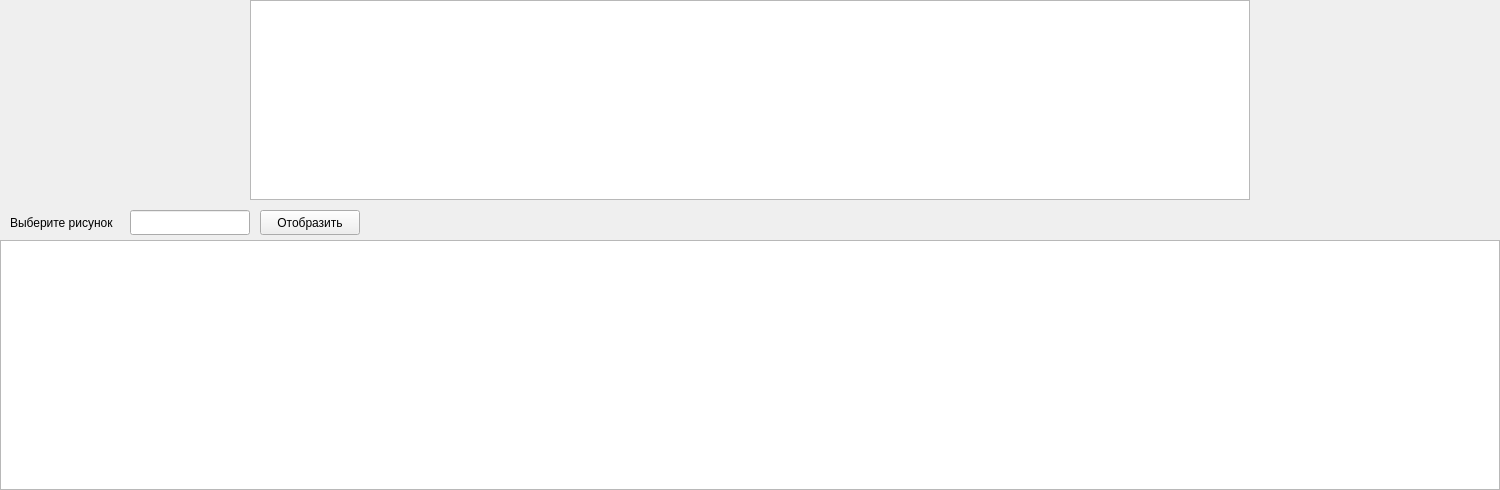
<?xml version="1.0" encoding="UTF-8"?>
<ui version="4.0">
 <class>Form</class>
 <widget class="QWidget" name="Form">
  <property name="geometry">
   <rect>
    <x>0</x>
    <y>0</y>
    <width>1500</width>
    <height>490</height>
   </rect>
  </property>
  <property name="windowTitle">
   <string>Формула Таппера</string>
  </property>
  <widget class="QTableWidget" name="tableWidget">
   <property name="geometry">
    <rect>
     <x>250</x>
     <y>0</y>
     <width>1000</width>
     <height>200</height>
    </rect>
   </property>
  </widget>
  <widget class="QLabel" name="label">
   <property name="geometry">
    <rect>
     <x>10</x>
     <y>210</y>
     <width>111</width>
     <height>25</height>
    </rect>
   </property>
   <property name="text">
    <string>Выберите рисунок</string>
   </property>
  </widget>
  <widget class="QLineEdit" name="lineEdit">
   <property name="geometry">
    <rect>
     <x>130</x>
     <y>210</y>
     <width>120</width>
     <height>25</height>
    </rect>
   </property>
  </widget>
  <widget class="QPushButton" name="pushButton">
   <property name="geometry">
    <rect>
     <x>260</x>
     <y>210</y>
     <width>100</width>
     <height>25</height>
    </rect>
   </property>
   <property name="text">
    <string>Отобразить</string>
   </property>
  </widget>
  <widget class="QTextEdit" name="textEdit">
   <property name="geometry">
    <rect>
     <x>0</x>
     <y>240</y>
     <width>1500</width>
     <height>250</height>
    </rect>
   </property>
   <property name="font">
    <font>
     <pointsize>6</pointsize>
    </font>
   </property>
  </widget>
 </widget>
 <resources/>
 <connections/>
</ui>
